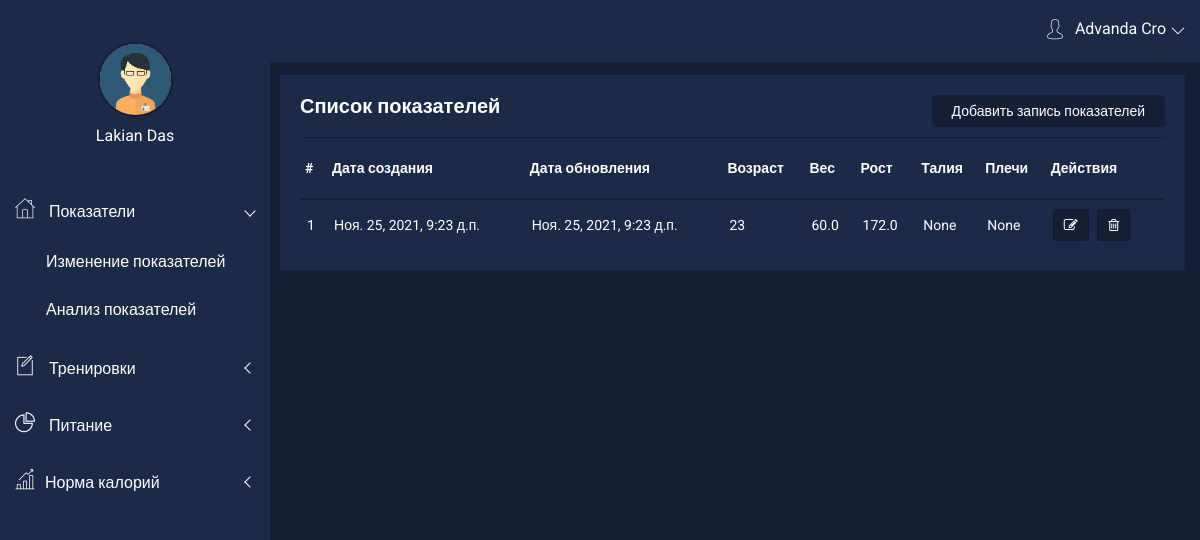
Page /dashboard/settings-ext (signed in) on the earlier database version.
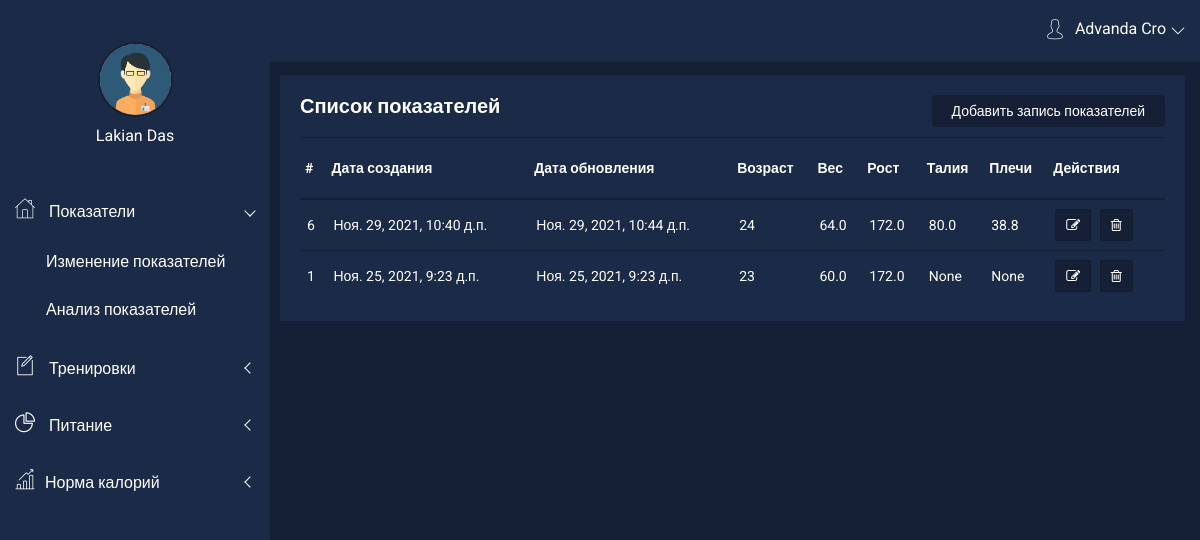
Same page on the later database version.
### core/models/extendent.py (models this page shows, shortened)
class UserExtSettings(models.Model):
    MAN = 'man'
    WOMAN = 'woman'
    CHOICES = (
        (MAN, 'Мужчина'),
        (WOMAN, 'Женщина'),
    )
    user = models.ForeignKey(User, on_delete=models.CASCADE)
    gender = models.CharField(max_length=5, choices=CHOICES, default='MAN', null=True)
    age = models.IntegerField(verbose_name="Возраст", blank=True, default=1,
                              validators=[
                                  MaxValueValidator(120),
                                  MinValueValidator(1)
                              ])
    height = models.FloatField(max_length=300, verbose_name="Рост", blank=True, null=True,
                               validators=[
                                   MaxValueValidator(300),
                                   MinValueValidator(1)
                               ])
    weight = models.FloatField(max_length=200, verbose_name="Вес", blank=True, null=True,
                               validators=[
                                   MaxValueValidator(200),
                                   MinValueValidator(1)
                               ])
    neck = models.FloatField(max_length=100, verbose_name="Шея", null=True)
    shoulders = models.FloatField(max_length=200, verbose_name="Плечи", null=True)
    chest_relax = models.FloatField(max_length=200, verbose_name="Грудь расслабленная", null=True)
    chest_tense = models.FloatField(max_length=200, verbose_name="Грудь напряженная", null=True)
    left_biceps_relax = models.FloatField(max_length=100, verbose_name="Левый бицепс расслабленный", null=True)
    right_biceps_relax = models.FloatField(max_length=100, verbose_name="Правый бицепс расслабленный", null=True)
    left_biceps_tense = models.FloatField(max_length=100, verbose_name="Левый бицепс напряженный", null=True)
    right_biceps_tense = models.FloatField(max_length=100, verbose_name="Правый бицепс напряженный", null=True)
    left_forearm = models.FloatField(max_length=100, verbose_name="Левое предплечье", null=True)
    right_forearm = models.FloatField(max_length=100, verbose_name="Правое предплечье", null=True)
    pelvis = models.FloatField(max_length=200, verbose_name="Таз", null=True)
    waist = models.FloatField(max_length=200, verbose_name="Талия", null=True)
    left_thigh = models.FloatField(max_length=100, verbose_name="Бедро левое", null=True)
    right_thigh = models.FloatField(max_length=100, verbose_name="Бедро правое", null=True)
    left_shin = models.FloatField(max_length=100, verbose_name="Голень левая", null=True)
    right_shin = models.FloatField(max_length=100, verbose_name="Голень правая", null=True)
    body_mass_index = models.FloatField(max_length=100, verbose_name="Индекс массы тела", null=True)
    date_created = models.DateTimeField(auto_now_add=True, verbose_name="Дата создания", null=True)
    date_updated = models.DateTimeField(auto_now=True, verbose_name="Дата обновления", null=True)
    class Meta:
        ordering = ['user']
        verbose_name = 'Дополнительная настройка'
        verbose_name_plural = 'Дополнительные настройки'

### tracker/views/views_settings_ext.py (the view)
# urls.py: path('settings-ext', views.settingsExt, name='settingsExt'),
def settingsExt(request):
    if 'user' in request.session:
        userExt = UserRepository.objects.get(pk=request.session['user']).userextsettings_set.all().order_by('-date_created')
        return render(request, 'tracker/settingsExt.html', {'user_extend': userExt})
    else:
        return redirect('auth:auth')

### templates/tracker/settingsExt.html (shortened to what this page needs)
{% extends 'base/dashboard.html' %}
{% load static %}
{% block content %}
    <link rel="stylesheet" href="{% static 'dashboard/css/alerts.css' %}">
    <div class="product-status mg-b-30 mg-t-15">
        <div class="container-fluid">
            <div class="row">
                <div class="col-lg-12 col-md-12 col-sm-12 col-xs-12">
                    <div class="product-status-wrap">
                        <h4>Список показателей</h4>
                        <div class="add-product">
                            <a href="{% url 'tracker:settingsExtCreate' %}">Добавить запись показателей</a>
                        </div>
                        {% if not user_extend %}
                            <h4>Записей нет</h4>
                        {% else %}
                            <table>
                                <tr>
                                    <th>#</th>
                                    <th>Дата создания</th>
                                    <th>Дата обновления</th>
                                    <th>Возраст</th>
                                    <th>Вес</th>
                                    <th>Рост</th>
                                    <th>Талия</th>
                                    <th>Плечи</th>
                                    <th>Действия</th>
                                </tr>
                                {% for ext in user_extend %}
                                    <tr>
                                        <td>{{ ext.id }}</td>
                                        <td>{{ ext.date_created }}</td>
                                        <td>{{ ext.date_updated }}</td>
                                        <td>{{ ext.age }}</td>
                                        <td>{{ ext.weight }}</td>
                                        <td>{{ ext.height }}</td>
                                        <td>{{ ext.waist }}</td>
                                        <td>{{ ext.shoulders }}</td>
                                        <td>
                                            <button data-toggle="tooltip" title="Изменить" class="pd-setting-ed" onclick="window.location.href='{% url 'tracker:settingsExtEdit' id=ext.id %}'">
                                                <i class="fa fa-pencil-square-o" aria-hidden="true"></i>
                                            </button>
                                            <button data-toggle="tooltip" title="Удалить" class="pd-setting-ed delbtn" onclick2="{% url 'tracker:settingsExtDelete' id=ext.id %}">
                                                <i class="fa fa-trash-o" aria-hidden="true"></i>
                                            </button>
                                        </td>
                                    </tr>
                                {% endfor %}
                            </table>
                        {% endif %}
                    </div>
                </div>
            </div>
        </div>
    </div>
{% endblock %}

Differences in the rows shown:
added UserExtSettings: id "6", date_created "Ноя. 29, 2021, 10:40 д.п.", date_updated "Ноя. 29, 2021, 10:44 д.п.", age "24", weight "64.0", height "172.0", waist "80.0", shoulders "38.8"
